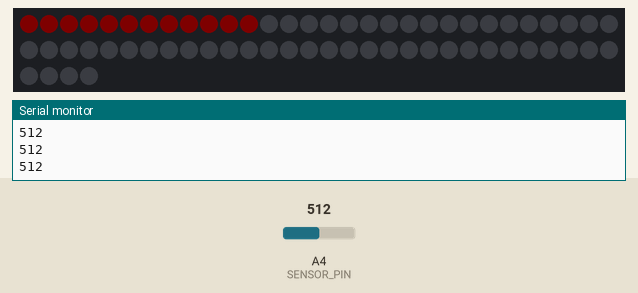
A sketch run on a simulated Arduino Uno, built with avr-gcc and run on an emulated ATmega328P. Shown: 64 RGB LEDs in strip order, left to right, continuing on the next row, the last lines printed to the serial monitor. The inputs (shaded band) are chosen by the test bench; at power-on: A4 (SENSOR_PIN) = 512. Dim RGB values are drawn brighter than linear.

Above: at 1.25 s.
1.3 s: A4 (SENSOR_PIN) set to 989
3.1 s: A4 (SENSOR_PIN) set to 1012
At 3.15 s:
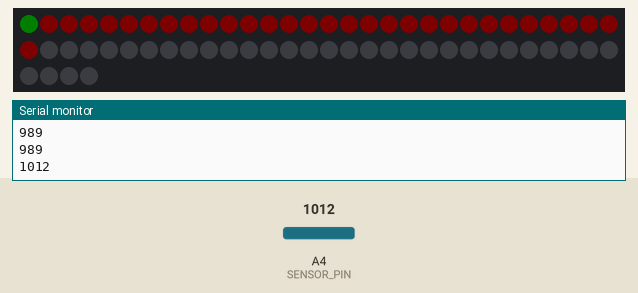
4.9 s: A4 (SENSOR_PIN) set to 990
At 6.45 s:
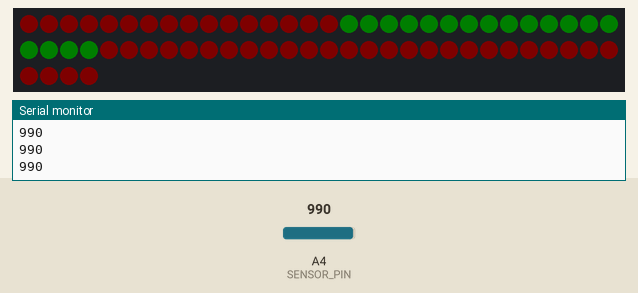
At 12.4 s:
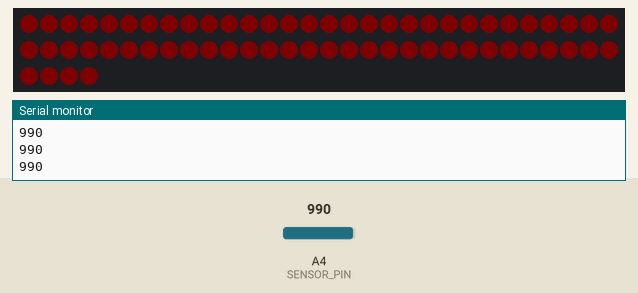

Measured:
- the behaviour switches between 999 and 1000 on A4 (SENSOR_PIN) (found by bisection; images 0 and 1)
- after the input at 3.1 s, the LEDs: change at once (image 1)

The sketch:

LED4.ino
```cpp
#include <Adafruit_NeoPixel.h>

#define LED_PIN 5
#define LED_COUNT 64
#define SENSOR_PIN 4

Adafruit_NeoPixel strip(LED_COUNT, LED_PIN, NEO_GRB + NEO_KHZ800);


void setup() {
  Serial.begin(115200);
  strip.begin();
  strip.setBrightness(10);
  strip.show();

}

unsigned long lastTime = 0;
const unsigned long period = 100;
int sensorValue = 0;

uint8_t r=0,g=0,b=0;
uint8_t pattern[LED_COUNT][3];
int count = 0;
bool periodBool = false;
int brightness = 100;

void loop() {
  if(millis() - lastTime >= period){
    lastTime = millis();

    sensorValue = analogRead(SENSOR_PIN);
    Serial.println(sensorValue);

    if(sensorValue<1000){
      r = brightness,g = 0,b = 0;
    }else if(sensorValue<1500){
      r = 0,g = brightness,b = 0;
    }else if(sensorValue<2000){
      r = 0,g = 0,b = brightness;
    }else if(sensorValue<2500){
      r = brightness,g = brightness,b = 0;
    }else if(sensorValue<3000){
      r = 0,g = brightness,b = brightness;
    }else if(sensorValue<3500){
      r = brightness,g = 0,b = brightness;
    }else{
      r=brightness,g=brightness,b=brightness;
    }

    for(int i=LED_COUNT-1;i>0;i--){
      pattern[i][0] = pattern[i-1][0];
      pattern[i][1] = pattern[i-1][1];
      pattern[i][2] = pattern[i-1][2];

    }

    pattern[0][0] = r;
    pattern[0][1] = g;
    pattern[0][2] = b;

    for(int i=0;i<LED_COUNT;i++){
      strip.setPixelColor(i,
        pattern[i][0],
        pattern[i][1],
        pattern[i][2]
      );
    }
    strip.show();

    count = (count+1) % LED_COUNT;
  }
}
```
